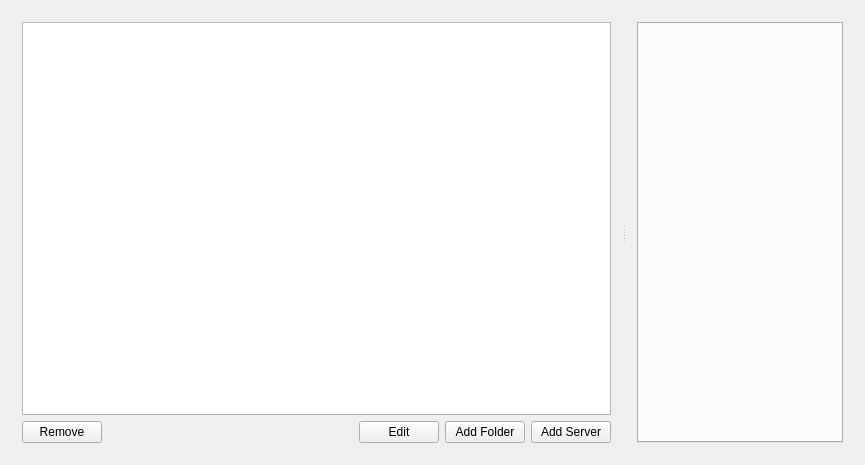
<?xml version="1.0" encoding="UTF-8"?>
<ui version="4.0">
 <class>MainWindow</class>
 <widget class="QMainWindow" name="MainWindow">
  <property name="geometry">
   <rect>
    <x>0</x>
    <y>0</y>
    <width>865</width>
    <height>465</height>
   </rect>
  </property>
  <property name="windowTitle">
   <string>configX</string>
  </property>
  <widget class="QWidget" name="centralWidget">
   <layout class="QHBoxLayout" name="horizontalLayout">
    <item>
     <widget class="QSplitter" name="splitter">
      <property name="orientation">
       <enum>Qt::Horizontal</enum>
      </property>
      <widget class="QWidget" name="verticalLayoutWidget">
       <layout class="QVBoxLayout" name="verticalLayout">
        <item>
         <widget class="ServerTreeWidget" name="serverTree">
          <property name="editTriggers">
           <set>QAbstractItemView::EditKeyPressed</set>
          </property>
          <attribute name="headerVisible">
           <bool>false</bool>
          </attribute>
          <column>
           <property name="text">
            <string notr="true">1</string>
           </property>
          </column>
         </widget>
        </item>
        <item>
         <layout class="QHBoxLayout" name="horizontalLayout_2">
          <item>
           <widget class="QPushButton" name="removeButton">
            <property name="text">
             <string>Remove</string>
            </property>
           </widget>
          </item>
          <item>
           <spacer name="horizontalSpacer">
            <property name="orientation">
             <enum>Qt::Horizontal</enum>
            </property>
            <property name="sizeHint" stdset="0">
             <size>
              <width>40</width>
              <height>20</height>
             </size>
            </property>
           </spacer>
          </item>
          <item>
           <widget class="QPushButton" name="editButton">
            <property name="text">
             <string>Edit</string>
            </property>
           </widget>
          </item>
          <item>
           <widget class="QPushButton" name="addFolderButton">
            <property name="text">
             <string>Add Folder</string>
            </property>
           </widget>
          </item>
          <item>
           <widget class="QPushButton" name="addServerButton">
            <property name="text">
             <string>Add Server</string>
            </property>
           </widget>
          </item>
         </layout>
        </item>
       </layout>
      </widget>
      <widget class="QWidget" name="verticalLayoutWidget_2">
       <layout class="QVBoxLayout" name="verticalLayout_2">
        <item>
         <widget class="QTabWidget" name="configTabWidget">
          <property name="tabsClosable">
           <bool>true</bool>
          </property>
          <property name="movable">
           <bool>true</bool>
          </property>
         </widget>
        </item>
       </layout>
      </widget>
     </widget>
    </item>
   </layout>
  </widget>
  <widget class="QMenuBar" name="menuBar">
   <property name="geometry">
    <rect>
     <x>0</x>
     <y>0</y>
     <width>865</width>
     <height>25</height>
    </rect>
   </property>
  </widget>
 </widget>
 <layoutdefault spacing="6" margin="11"/>
 <customwidgets>
  <customwidget>
   <class>ServerTreeWidget</class>
   <extends>QTreeWidget</extends>
   <header>src/servertree/servertreewidget.hpp</header>
  </customwidget>
 </customwidgets>
 <resources/>
 <connections/>
</ui>
